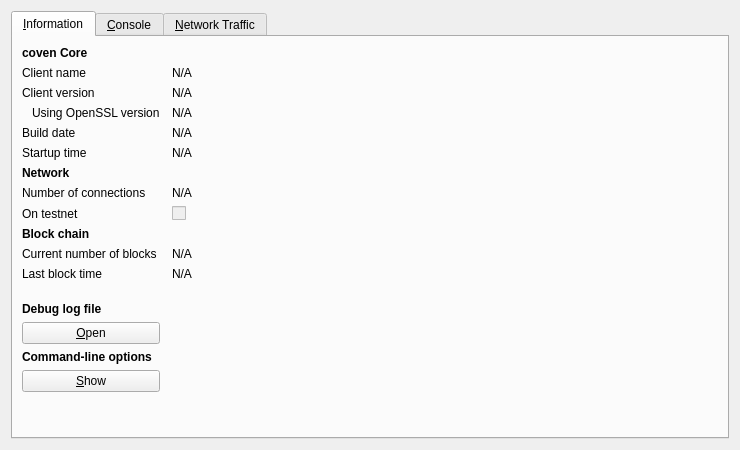
<?xml version="1.0" encoding="UTF-8"?>
<ui version="4.0">
 <class>RPCConsole</class>
 <widget class="QDialog" name="RPCConsole">
  <property name="geometry">
   <rect>
    <x>0</x>
    <y>0</y>
    <width>740</width>
    <height>450</height>
   </rect>
  </property>
  <property name="windowTitle">
   <string>coven - Debug window</string>
  </property>
  <layout class="QVBoxLayout" name="verticalLayout_2">
   <item>
    <widget class="QTabWidget" name="tabWidget">
     <property name="currentIndex">
      <number>0</number>
     </property>
     <widget class="QWidget" name="tab_info">
      <attribute name="title">
       <string>&amp;Information</string>
      </attribute>
      <layout class="QGridLayout" name="gridLayout" columnstretch="0,1">
       <property name="horizontalSpacing">
        <number>12</number>
       </property>
       <item row="0" column="0">
        <widget class="QLabel" name="label_9">
         <property name="font">
          <font>
           <weight>75</weight>
           <bold>true</bold>
          </font>
         </property>
         <property name="text">
          <string>coven Core</string>
         </property>
        </widget>
       </item>
       <item row="1" column="0">
        <widget class="QLabel" name="label_5">
         <property name="text">
          <string>Client name</string>
         </property>
        </widget>
       </item>
       <item row="1" column="1">
        <widget class="QLabel" name="clientName">
         <property name="cursor">
          <cursorShape>IBeamCursor</cursorShape>
         </property>
         <property name="text">
          <string>N/A</string>
         </property>
         <property name="textFormat">
          <enum>Qt::PlainText</enum>
         </property>
         <property name="textInteractionFlags">
          <set>Qt::LinksAccessibleByMouse|Qt::TextSelectableByKeyboard|Qt::TextSelectableByMouse</set>
         </property>
        </widget>
       </item>
       <item row="2" column="0">
        <widget class="QLabel" name="label_6">
         <property name="text">
          <string>Client version</string>
         </property>
        </widget>
       </item>
       <item row="2" column="1">
        <widget class="QLabel" name="clientVersion">
         <property name="cursor">
          <cursorShape>IBeamCursor</cursorShape>
         </property>
         <property name="text">
          <string>N/A</string>
         </property>
         <property name="textFormat">
          <enum>Qt::PlainText</enum>
         </property>
         <property name="textInteractionFlags">
          <set>Qt::LinksAccessibleByMouse|Qt::TextSelectableByKeyboard|Qt::TextSelectableByMouse</set>
         </property>
        </widget>
       </item>
       <item row="3" column="0">
        <widget class="QLabel" name="label_14">
         <property name="text">
          <string>Using OpenSSL version</string>
         </property>
         <property name="indent">
          <number>10</number>
         </property>
        </widget>
       </item>
       <item row="3" column="1">
        <widget class="QLabel" name="openSSLVersion">
         <property name="cursor">
          <cursorShape>IBeamCursor</cursorShape>
         </property>
         <property name="text">
          <string>N/A</string>
         </property>
         <property name="textFormat">
          <enum>Qt::PlainText</enum>
         </property>
         <property name="textInteractionFlags">
          <set>Qt::LinksAccessibleByMouse|Qt::TextSelectableByKeyboard|Qt::TextSelectableByMouse</set>
         </property>
        </widget>
       </item>
       <item row="4" column="0">
        <widget class="QLabel" name="label_12">
         <property name="text">
          <string>Build date</string>
         </property>
        </widget>
       </item>
       <item row="4" column="1">
        <widget class="QLabel" name="buildDate">
         <property name="cursor">
          <cursorShape>IBeamCursor</cursorShape>
         </property>
         <property name="text">
          <string>N/A</string>
         </property>
         <property name="textFormat">
          <enum>Qt::PlainText</enum>
         </property>
         <property name="textInteractionFlags">
          <set>Qt::LinksAccessibleByMouse|Qt::TextSelectableByKeyboard|Qt::TextSelectableByMouse</set>
         </property>
        </widget>
       </item>
       <item row="5" column="0">
        <widget class="QLabel" name="label_13">
         <property name="text">
          <string>Startup time</string>
         </property>
        </widget>
       </item>
       <item row="5" column="1">
        <widget class="QLabel" name="startupTime">
         <property name="cursor">
          <cursorShape>IBeamCursor</cursorShape>
         </property>
         <property name="text">
          <string>N/A</string>
         </property>
         <property name="textFormat">
          <enum>Qt::PlainText</enum>
         </property>
         <property name="textInteractionFlags">
          <set>Qt::LinksAccessibleByMouse|Qt::TextSelectableByKeyboard|Qt::TextSelectableByMouse</set>
         </property>
        </widget>
       </item>
       <item row="6" column="0">
        <widget class="QLabel" name="label_11">
         <property name="font">
          <font>
           <weight>75</weight>
           <bold>true</bold>
          </font>
         </property>
         <property name="text">
          <string>Network</string>
         </property>
        </widget>
       </item>
       <item row="7" column="0">
        <widget class="QLabel" name="label_7">
         <property name="text">
          <string>Number of connections</string>
         </property>
        </widget>
       </item>
       <item row="7" column="1">
        <widget class="QLabel" name="numberOfConnections">
         <property name="cursor">
          <cursorShape>IBeamCursor</cursorShape>
         </property>
         <property name="text">
          <string>N/A</string>
         </property>
         <property name="textFormat">
          <enum>Qt::PlainText</enum>
         </property>
         <property name="textInteractionFlags">
          <set>Qt::LinksAccessibleByMouse|Qt::TextSelectableByKeyboard|Qt::TextSelectableByMouse</set>
         </property>
        </widget>
       </item>
       <item row="8" column="0">
        <widget class="QLabel" name="label_8">
         <property name="text">
          <string>On testnet</string>
         </property>
        </widget>
       </item>
       <item row="8" column="1">
        <widget class="QCheckBox" name="isTestNet">
         <property name="enabled">
          <bool>false</bool>
         </property>
         <property name="text">
          <string/>
         </property>
        </widget>
       </item>
       <item row="9" column="0">
        <widget class="QLabel" name="label_10">
         <property name="font">
          <font>
           <weight>75</weight>
           <bold>true</bold>
          </font>
         </property>
         <property name="text">
          <string>Block chain</string>
         </property>
        </widget>
       </item>
       <item row="10" column="0">
        <widget class="QLabel" name="label_3">
         <property name="text">
          <string>Current number of blocks</string>
         </property>
        </widget>
       </item>
       <item row="10" column="1">
        <widget class="QLabel" name="numberOfBlocks">
         <property name="cursor">
          <cursorShape>IBeamCursor</cursorShape>
         </property>
         <property name="text">
          <string>N/A</string>
         </property>
         <property name="textFormat">
          <enum>Qt::PlainText</enum>
         </property>
         <property name="textInteractionFlags">
          <set>Qt::LinksAccessibleByMouse|Qt::TextSelectableByKeyboard|Qt::TextSelectableByMouse</set>
         </property>
        </widget>
       </item>
       <item row="11" column="0">
        <widget class="QLabel" name="label_2">
         <property name="text">
          <string>Last block time</string>
         </property>
        </widget>
       </item>
       <item row="11" column="1">
        <widget class="QLabel" name="lastBlockTime">
         <property name="cursor">
          <cursorShape>IBeamCursor</cursorShape>
         </property>
         <property name="text">
          <string>N/A</string>
         </property>
         <property name="textFormat">
          <enum>Qt::PlainText</enum>
         </property>
         <property name="textInteractionFlags">
          <set>Qt::LinksAccessibleByMouse|Qt::TextSelectableByKeyboard|Qt::TextSelectableByMouse</set>
         </property>
        </widget>
       </item>
       <item row="12" column="0">
        <spacer name="verticalSpacer_2">
         <property name="orientation">
          <enum>Qt::Vertical</enum>
         </property>
         <property name="sizeHint" stdset="0">
          <size>
           <width>20</width>
           <height>20</height>
          </size>
         </property>
        </spacer>
       </item>
       <item row="13" column="0">
        <widget class="QLabel" name="labelDebugLogfile">
         <property name="font">
          <font>
           <weight>75</weight>
           <bold>true</bold>
          </font>
         </property>
         <property name="text">
          <string>Debug log file</string>
         </property>
        </widget>
       </item>
       <item row="14" column="0">
        <widget class="QPushButton" name="openDebugLogfileButton">
         <property name="toolTip">
          <string>Open the coven debug log file from the current data directory. This can take a few seconds for large log files.</string>
         </property>
         <property name="text">
          <string>&amp;Open</string>
         </property>
         <property name="autoDefault">
          <bool>false</bool>
         </property>
        </widget>
       </item>
       <item row="15" column="0">
        <widget class="QLabel" name="labelCLOptions">
         <property name="font">
          <font>
           <weight>75</weight>
           <bold>true</bold>
          </font>
         </property>
         <property name="text">
          <string>Command-line options</string>
         </property>
        </widget>
       </item>
       <item row="16" column="0">
        <widget class="QPushButton" name="showCLOptionsButton">
         <property name="toolTip">
          <string>Show the coven-Qt help message to get a list with possible coven command-line options.</string>
         </property>
         <property name="text">
          <string>&amp;Show</string>
         </property>
         <property name="autoDefault">
          <bool>false</bool>
         </property>
        </widget>
       </item>
       <item row="17" column="0">
        <spacer name="verticalSpacer">
         <property name="orientation">
          <enum>Qt::Vertical</enum>
         </property>
         <property name="sizeHint" stdset="0">
          <size>
           <width>20</width>
           <height>40</height>
          </size>
         </property>
        </spacer>
       </item>
      </layout>
     </widget>
     <widget class="QWidget" name="tab_console">
      <attribute name="title">
       <string>&amp;Console</string>
      </attribute>
      <layout class="QVBoxLayout" name="verticalLayout_3">
       <property name="spacing">
        <number>3</number>
       </property>
       <item>
        <widget class="QTextEdit" name="messagesWidget">
         <property name="minimumSize">
          <size>
           <width>0</width>
           <height>100</height>
          </size>
         </property>
         <property name="readOnly">
          <bool>true</bool>
         </property>
         <property name="tabKeyNavigation" stdset="0">
          <bool>false</bool>
         </property>
         <property name="columnCount" stdset="0">
          <number>2</number>
         </property>
        </widget>
       </item>
       <item>
        <layout class="QHBoxLayout" name="horizontalLayout">
         <property name="spacing">
          <number>3</number>
         </property>
         <item>
          <widget class="QLabel" name="label">
           <property name="text">
            <string notr="true">&gt;</string>
           </property>
          </widget>
         </item>
         <item>
          <widget class="QLineEdit" name="lineEdit"/>
         </item>
         <item>
          <widget class="QPushButton" name="clearButton">
           <property name="maximumSize">
            <size>
             <width>24</width>
             <height>24</height>
            </size>
           </property>
           <property name="toolTip">
            <string>Clear console</string>
           </property>
           <property name="text">
            <string/>
           </property>
           <property name="icon">
            <iconset resource="../bitcoin.qrc">
             <normaloff>:/icons/remove</normaloff>:/icons/remove</iconset>
           </property>
           <property name="shortcut">
            <string notr="true">Ctrl+L</string>
           </property>
           <property name="autoDefault">
            <bool>false</bool>
           </property>
          </widget>
         </item>
        </layout>
       </item>
      </layout>
     </widget>
     <widget class="QWidget" name="tab">
      <attribute name="title">
       <string>&amp;Network Traffic</string>
      </attribute>
      <layout class="QHBoxLayout" name="horizontalLayout_3">
       <item>
        <layout class="QVBoxLayout" name="verticalLayout_4">
         <item>
          <widget class="TrafficGraphWidget" name="trafficGraph" native="true">
           <property name="sizePolicy">
            <sizepolicy hsizetype="Expanding" vsizetype="Expanding">
             <horstretch>0</horstretch>
             <verstretch>0</verstretch>
            </sizepolicy>
           </property>
          </widget>
         </item>
         <item>
          <layout class="QHBoxLayout" name="horizontalLayout_2">
           <item>
            <widget class="QSlider" name="sldGraphRange">
             <property name="minimum">
              <number>1</number>
             </property>
             <property name="maximum">
              <number>288</number>
             </property>
             <property name="pageStep">
              <number>12</number>
             </property>
             <property name="value">
              <number>6</number>
             </property>
             <property name="orientation">
              <enum>Qt::Horizontal</enum>
             </property>
            </widget>
           </item>
           <item>
            <widget class="QLabel" name="lblGraphRange">
             <property name="minimumSize">
              <size>
               <width>100</width>
               <height>0</height>
              </size>
             </property>
             <property name="alignment">
              <set>Qt::AlignCenter</set>
             </property>
            </widget>
           </item>
           <item>
            <widget class="QPushButton" name="btnClearTrafficGraph">
             <property name="text">
              <string>&amp;Clear</string>
             </property>
            </widget>
           </item>
          </layout>
         </item>
        </layout>
       </item>
       <item>
        <layout class="QVBoxLayout" name="verticalLayout">
         <item>
          <widget class="QGroupBox" name="groupBox">
           <property name="title">
            <string>Totals</string>
           </property>
           <layout class="QVBoxLayout" name="verticalLayout_5">
            <item>
             <layout class="QHBoxLayout" name="horizontalLayout_4">
              <item>
               <widget class="Line" name="line">
                <property name="sizePolicy">
                 <sizepolicy hsizetype="Fixed" vsizetype="Fixed">
                  <horstretch>0</horstretch>
                  <verstretch>0</verstretch>
                 </sizepolicy>
                </property>
                <property name="minimumSize">
                 <size>
                  <width>10</width>
                  <height>0</height>
                 </size>
                </property>
                <property name="palette">
                 <palette>
                  <active>
                   <colorrole role="Light">
                    <brush brushstyle="SolidPattern">
                     <color alpha="255">
                      <red>0</red>
                      <green>255</green>
                      <blue>0</blue>
                     </color>
                    </brush>
                   </colorrole>
                  </active>
                  <inactive>
                   <colorrole role="Light">
                    <brush brushstyle="SolidPattern">
                     <color alpha="255">
                      <red>0</red>
                      <green>255</green>
                      <blue>0</blue>
                     </color>
                    </brush>
                   </colorrole>
                  </inactive>
                  <disabled>
                   <colorrole role="Light">
                    <brush brushstyle="SolidPattern">
                     <color alpha="255">
                      <red>0</red>
                      <green>255</green>
                      <blue>0</blue>
                     </color>
                    </brush>
                   </colorrole>
                  </disabled>
                 </palette>
                </property>
                <property name="orientation">
                 <enum>Qt::Horizontal</enum>
                </property>
               </widget>
              </item>
              <item>
               <widget class="QLabel" name="label_16">
                <property name="text">
                 <string>In:</string>
                </property>
               </widget>
              </item>
              <item>
               <widget class="QLabel" name="lblBytesIn">
                <property name="minimumSize">
                 <size>
                  <width>50</width>
                  <height>0</height>
                 </size>
                </property>
                <property name="alignment">
                 <set>Qt::AlignRight|Qt::AlignTrailing|Qt::AlignVCenter</set>
                </property>
               </widget>
              </item>
             </layout>
            </item>
            <item>
             <layout class="QHBoxLayout" name="horizontalLayout_5">
              <item>
               <widget class="Line" name="line_2">
                <property name="sizePolicy">
                 <sizepolicy hsizetype="Fixed" vsizetype="Fixed">
                  <horstretch>0</horstretch>
                  <verstretch>0</verstretch>
                 </sizepolicy>
                </property>
                <property name="minimumSize">
                 <size>
                  <width>10</width>
                  <height>0</height>
                 </size>
                </property>
                <property name="palette">
                 <palette>
                  <active>
                   <colorrole role="Light">
                    <brush brushstyle="SolidPattern">
                     <color alpha="255">
                      <red>255</red>
                      <green>0</green>
                      <blue>0</blue>
                     </color>
                    </brush>
                   </colorrole>
                  </active>
                  <inactive>
                   <colorrole role="Light">
                    <brush brushstyle="SolidPattern">
                     <color alpha="255">
                      <red>255</red>
                      <green>0</green>
                      <blue>0</blue>
                     </color>
                    </brush>
                   </colorrole>
                  </inactive>
                  <disabled>
                   <colorrole role="Light">
                    <brush brushstyle="SolidPattern">
                     <color alpha="255">
                      <red>255</red>
                      <green>0</green>
                      <blue>0</blue>
                     </color>
                    </brush>
                   </colorrole>
                  </disabled>
                 </palette>
                </property>
                <property name="orientation">
                 <enum>Qt::Horizontal</enum>
                </property>
               </widget>
              </item>
              <item>
               <widget class="QLabel" name="label_17">
                <property name="text">
                 <string>Out:</string>
                </property>
               </widget>
              </item>
              <item>
               <widget class="QLabel" name="lblBytesOut">
                <property name="minimumSize">
                 <size>
                  <width>50</width>
                  <height>0</height>
                 </size>
                </property>
                <property name="alignment">
                 <set>Qt::AlignRight|Qt::AlignTrailing|Qt::AlignVCenter</set>
                </property>
               </widget>
              </item>
             </layout>
            </item>
            <item>
             <spacer name="verticalSpacer_4">
              <property name="orientation">
               <enum>Qt::Vertical</enum>
              </property>
              <property name="sizeHint" stdset="0">
               <size>
                <width>20</width>
                <height>407</height>
               </size>
              </property>
             </spacer>
            </item>
           </layout>
          </widget>
         </item>
        </layout>
       </item>
      </layout>
     </widget>
    </widget>
   </item>
  </layout>
 </widget>
 <customwidgets>
  <customwidget>
   <class>TrafficGraphWidget</class>
   <extends>QWidget</extends>
   <header>trafficgraphwidget.h</header>
   <container>1</container>
   <slots>
    <slot>clear()</slot>
   </slots>
  </customwidget>
 </customwidgets>
 <resources>
  <include location="../bitcoin.qrc"/>
 </resources>
 <connections/>
</ui>
